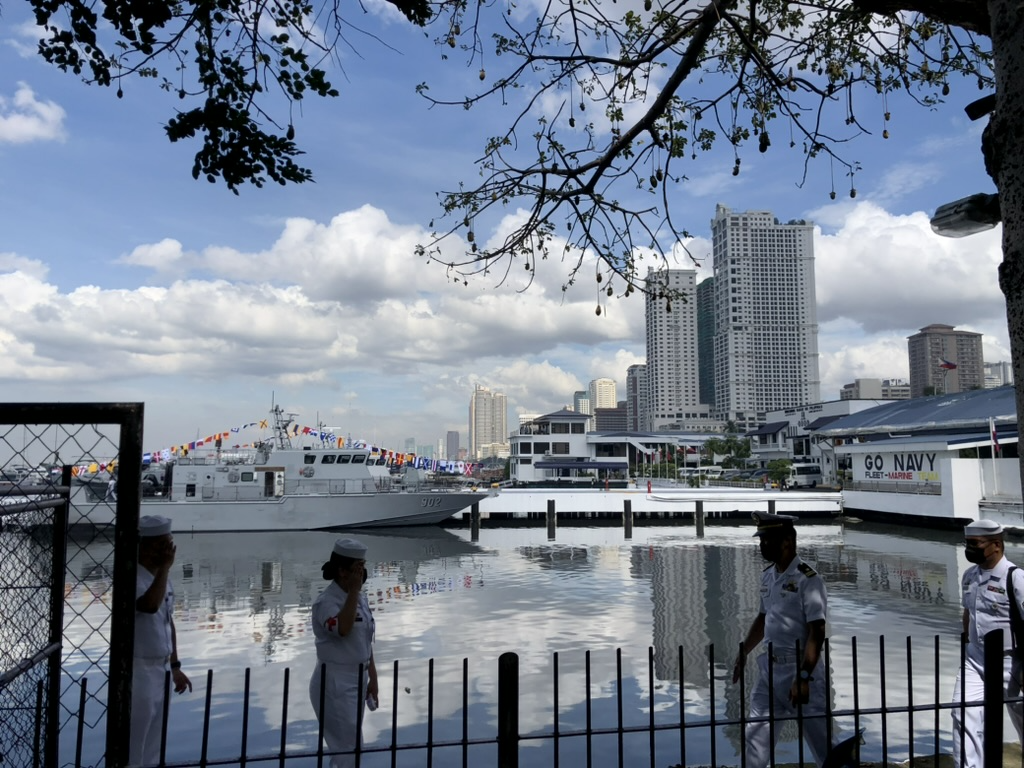
#> input picture transparent.png, 1024 x 768 px
$ python ID_Generator_v2.py
#> lines starting #> are read from the running program, lines starting #| are printed output that depends on the picture; after the words box and inside, x2 and y2 are one past the last pixel; in counts of white or black regions, pixels touching at a corner belong together
from PIL import Image, ImageDraw, ImageFont,ImageFilter
import os
import pyqrcode

class Generate_ID:
    def __init__(self, USER_ID, USER_NAME, USER_URL, USER_MEMBER_TYPE, USER_MEMBER_DATE):
        self.USER_ID = USER_ID
        self.workingPath = self.pathFiles(USER_ID,USER_NAME)
        self.USER_URL = USER_URL
        self.MEMBER_TYPE = USER_MEMBER_TYPE
        self.MEMBER_DATE = USER_MEMBER_DATE
        self.USER_NAME = USER_NAME
        self.BACKGROUND_IMAGE = 'transparent.png'


        self.card_container = self.background_ID(USER_NAME)
        return
        self.filename = ID_FILE_NAME


    def pathFiles(self,userID,userName):
        pathExists = os.getcwd()+'/ID_Credentials'+'/'+userID+'/'+userName
        if not os.path.exists(pathExists):
            pathExists = os.makedirs(pathExists)
        return pathExists


    def background_ID(self,user_name):
#> called with user_name = 'John Doe'
        imageBackground = Image.new('RGB',(1000,600),(210,	191,	158	))

        imageBackground = self.add_rectangecolor(imageBackground)
#> in add_rectangecolor, `colorToAdd = Image.new('RGB', (1000, 185), (50	,94	,153	))`:
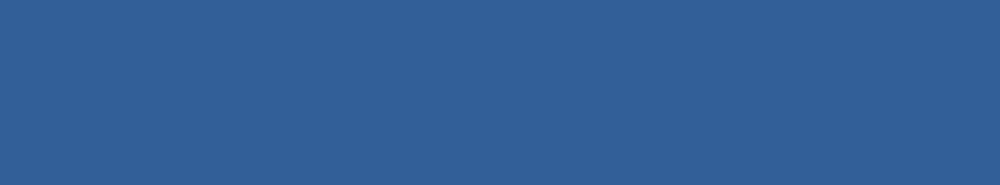
#> colorToAdd: PIL image 1000x185 RGB; mean R, G, B 50, 94, 153
        imageBackground =self.put_backgroundimage(imageBackground)
        imageBackground = self.Make_roundcorners(imageBackground, 40)
        imageBackground = self.write_texts(imageBackground)
        imageBackground = self.upload_picture(imageBackground)
        imageBackground.save(self.workingPath+'/'+self.USER_ID+'.png')
        return imageBackground


    def upload_picture(self, im):
        profilePhoto = Image.open(os.getcwd()+'/Profile_Photos/'+self.USER_ID+'.png')
        newProfP = profilePhoto.resize((300,300),Image.LANCZOS)
        im.paste(newProfP,(90,130))
        qr_logo_path = self.share_qr_code()
        qr_logo = Image.open(qr_logo_path)
        qr_logo = qr_logo.resize((250,250),Image.LANCZOS)

        im.paste(qr_logo,(575,250))
        return im

    def share_qr_code(self):
        url = pyqrcode.QRCode(self.USER_URL, error='H')
        url.png(self.workingPath+'/QR_Code.png',scale=10)
        # Saving QR CODE URL
        im = Image.open(self.workingPath+'/QR_Code.png')
        im = im.convert("RGBA")
        logo = Image.open(os.getcwd()+'/CarPoolLogo.png')
        x,y = im.size
        a,s= logo.size
        region = ((x//2)-(a//2)),((y//2)-(s//2))
        im.paste(logo,region)
        im.save(self.workingPath+'/QR_Code.png')
        return self.workingPath+'/QR_Code.png'


    def write_texts(self,im):
        toDraw = ImageDraw.Draw(im)
        Company_Name = 'Filipino Transportation \n Carpooling'
        user_url = self.USER_URL
        comany_color = 'rgb(242,237,223)'
        # comany_color = 'rgb(51, 117, 193)'  # black color
        font = ImageFont.truetype(os.getcwd()+'/fontsCustom/Aller_Bd.ttf', size=50)
        Name_font = ImageFont.truetype(os.getcwd()+'/fontsCustom/Aller_Bd.ttf', size=45)
        member_type = ImageFont.truetype(os.getcwd()+'/fontsCustom/Aller_Bd.ttf', size=30)
        toDraw.text((700,90), Company_Name, fill=comany_color, font=font,align='center', anchor='ms')
        toDraw.text((235,500), self.USER_NAME, fill=comany_color, font=Name_font,align='center', anchor='ms')
        toDraw.text((245,540), self.MEMBER_TYPE, fill=comany_color, font=member_type,align='center',anchor='ms')
        toDraw.text((705,540), user_url, fill=comany_color, font=member_type,align='center',anchor='ms')
        toDraw.text((190,70), 'Member since: \n'+self.MEMBER_DATE, fill=comany_color, font=member_type,align='left',anchor='ms')
        # toDraw.multiline_text((75,500), texts,fill=None, font=None, anchor=None, spacing=4, align='left', direction=None, features=None, language=None, stroke_width=0, stroke_fill=None, embedded_color=False)

        # toDraw  .draw(toDraw)
        return im

    def put_backgroundimage(self, im):

        imageObject = Image.open(os.getcwd()+'/'+self.BACKGROUND_IMAGE)
#> imageObject is the input picture: PIL image 1024x768 RGBA; mean R, G, B, A 114.4, 125, 141, 255
        # imageObject = imageObject.convert("L")
        # imageObject = imageObject.filter(ImageFilter.FIND_EDGES)
        imageObject = imageObject.filter(ImageFilter.EMBOSS)
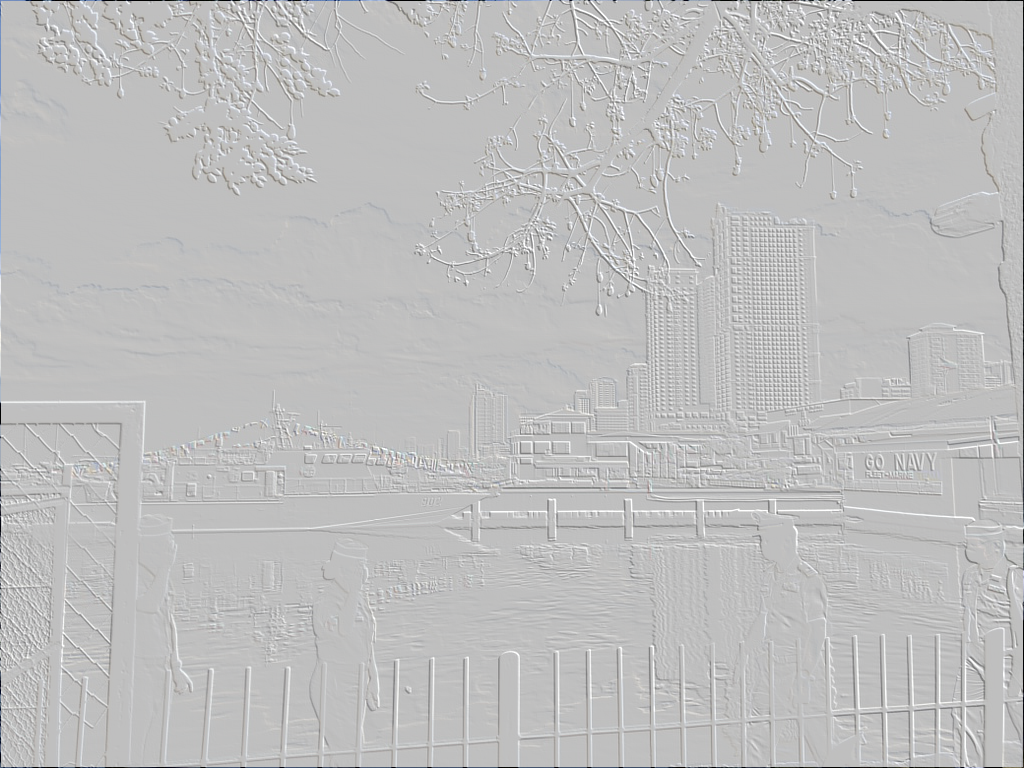
#> imageObject: PIL image 1024x768 RGBA; mean R, G, B, A 127.7, 127.7, 127.7, 128.6; transparent parts drawn white
        # imageObject.filter(ImageFilter.SMOOTH)
        # imageObject.save(self.workingPath+'/'+self.BACKGROUND_IMAGE)
        # imageObject = Image.open(self.workingPath+'/'+self.BACKGROUND_IMAGE)
        imageObject.putalpha(150)


        im.paste(imageObject,(0,0),imageObject)
        return im
    def Make_roundcorners(self, im, rad):
#> called with rad = 40
        circle = Image.new('L', (rad * 2, rad * 2), 0)
#> circle: PIL image 80x80 L; every value is 0
        draw = ImageDraw.Draw(circle)
        draw.ellipse((0, 0, rad * 2 - 1, rad * 2 - 1), fill=255)
        alpha = Image.new('L', im.size, 255)
#> alpha: PIL image 1000x600 L; every value is 255
        w, h = im.size
#> w = 1000; h = 600
        alpha.paste(circle.crop((0, 0, rad, rad)), (0, 0))
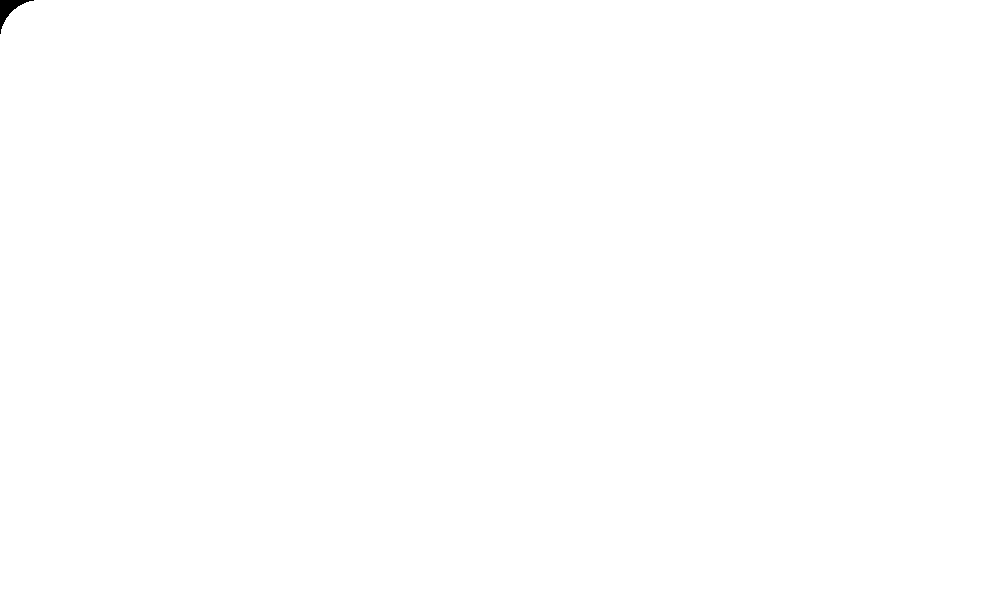
#> alpha: PIL image 1000x600 L; 99.9% white; 1 black region, box (x1, y1, x2, y2) and area: (0, 0, 34, 34) 346
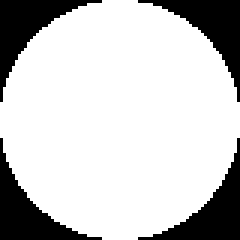
#> circle: PIL image 80x80 L (shown 3 times larger); 78.4% white; 4 black regions, box (x1, y1, x2, y2) and area: (0, 0, 34, 34) 346, (46, 0, 80, 34) 346, (0, 46, 34, 80) 346, (46, 46, 80, 80) 346
        alpha.paste(circle.crop((0, rad, rad, rad * 2)), (0, h - rad))
#> alpha: PIL image 1000x600 L; 99.9% white; 2 black regions, box (x1, y1, x2, y2) and area: (0, 0, 34, 34) 346, (0, 566, 34, 600) 346
        alpha.paste(circle.crop((rad, 0, rad * 2, rad)), (w - rad, 0))
#> alpha: PIL image 1000x600 L; 99.8% white; 3 black regions, box (x1, y1, x2, y2) and area: (0, 0, 34, 34) 346, (966, 0, 1000, 34) 346, (0, 566, 34, 600) 346
        alpha.paste(circle.crop((rad, rad, rad * 2, rad * 2)), (w - rad, h - rad))
#> alpha: PIL image 1000x600 L; 99.8% white; 4 black regions, box (x1, y1, x2, y2) and area: (0, 0, 34, 34) 346, (966, 0, 1000, 34) 346, (0, 566, 34, 600) 346, (966, 566, 1000, 600) 346
        im.putalpha(alpha)
#> im: PIL image 1000x600 RGBA
        return im
    def add_rectangecolor(self, im):
        colorToAdd = Image.new('RGB', (1000, 185), (50	,94	,153	))
        im.paste(colorToAdd, (0,0))
        colorToAdd = Image.new('RGB', (1000, 50), (127	,49	,72		))
        im.paste(colorToAdd, (0,185))
        return im

x = Generate_ID('12', 'John Doe','https://treep.today/view/12','Associate Member','Feb 26, 2023')
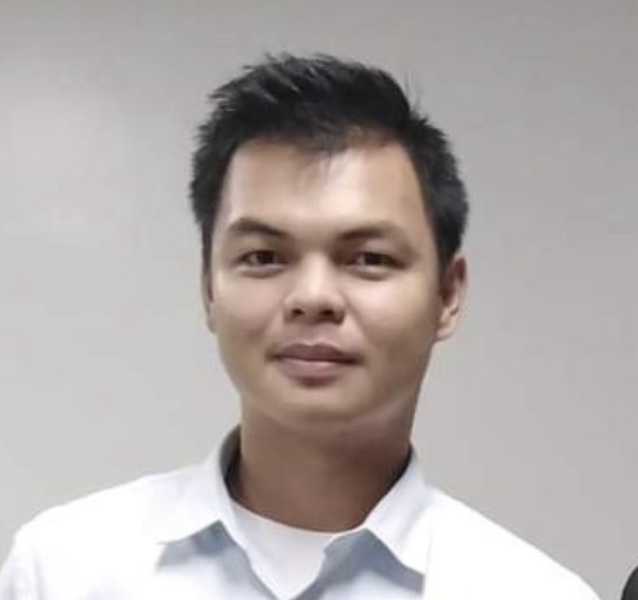
#> input picture Profile_Photos/12.png, 638 x 600 px
#> in upload_picture, profilePhoto is the input picture: PIL image 638x600 RGBA; mean R, G, B, A 176.5, 170, 167.3, 255
#> in upload_picture, `newProfP = profilePhoto.resize((300,300),Image.LANCZOS)`:
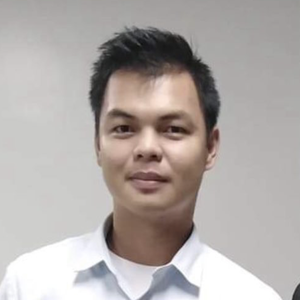
#> newProfP: PIL image 300x300 RGBA; mean R, G, B, A 176.5, 170, 167.3, 255
#> in upload_picture, `im.paste(newProfP,(90,130))`:
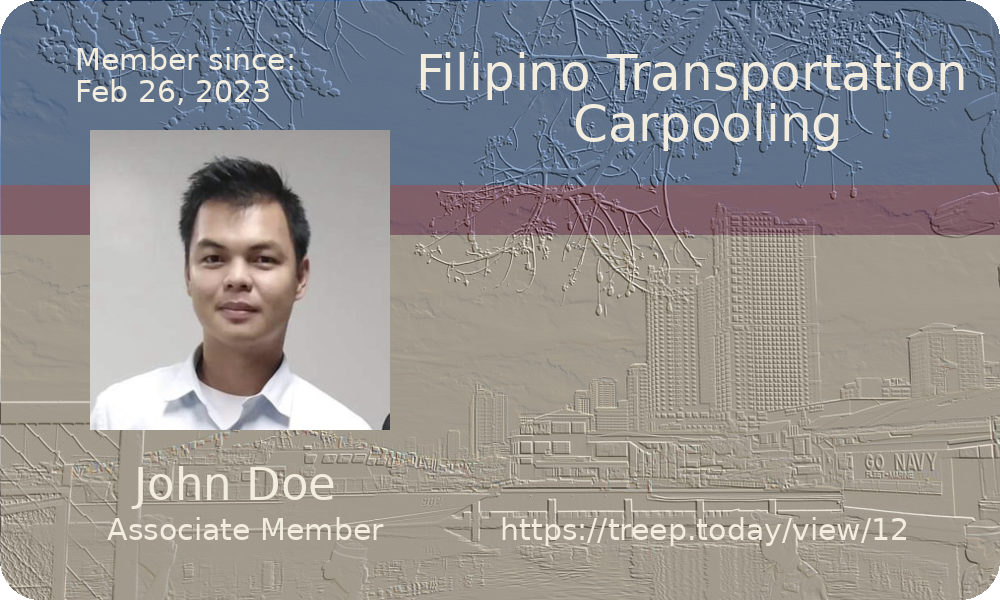
#> im: PIL image 1000x600 RGBA; mean R, G, B, A 147, 144.9, 144.2, 254.4; transparent parts drawn white
#> (the run stopped early here; a loop or call above may not have finished)
